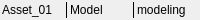
<?xml version="1.0" encoding="UTF-8"?>
<ui version="4.0">
 <class>asset</class>
 <widget class="QWidget" name="asset">
  <property name="geometry">
   <rect>
    <x>0</x>
    <y>0</y>
    <width>200</width>
    <height>20</height>
   </rect>
  </property>
  <property name="sizePolicy">
   <sizepolicy hsizetype="Preferred" vsizetype="Fixed">
    <horstretch>0</horstretch>
    <verstretch>0</verstretch>
   </sizepolicy>
  </property>
  <property name="minimumSize">
   <size>
    <width>166</width>
    <height>20</height>
   </size>
  </property>
  <property name="windowTitle">
   <string>Form</string>
  </property>
  <layout class="QHBoxLayout" name="horizontalLayout">
   <property name="spacing">
    <number>2</number>
   </property>
   <property name="leftMargin">
    <number>2</number>
   </property>
   <property name="topMargin">
    <number>2</number>
   </property>
   <property name="rightMargin">
    <number>2</number>
   </property>
   <property name="bottomMargin">
    <number>2</number>
   </property>
   <item>
    <widget class="QLabel" name="name_label">
     <property name="text">
      <string>Asset_01</string>
     </property>
    </widget>
   </item>
   <item>
    <widget class="Line" name="line">
     <property name="font">
      <font>
       <pointsize>12</pointsize>
      </font>
     </property>
     <property name="frameShadow">
      <enum>QFrame::Plain</enum>
     </property>
     <property name="lineWidth">
      <number>1</number>
     </property>
     <property name="orientation">
      <enum>Qt::Vertical</enum>
     </property>
    </widget>
   </item>
   <item>
    <widget class="QLabel" name="type_label">
     <property name="text">
      <string>Model</string>
     </property>
    </widget>
   </item>
   <item>
    <widget class="Line" name="line_2">
     <property name="frameShadow">
      <enum>QFrame::Plain</enum>
     </property>
     <property name="orientation">
      <enum>Qt::Vertical</enum>
     </property>
    </widget>
   </item>
   <item>
    <widget class="QLabel" name="pipeline_step_label">
     <property name="text">
      <string>modeling</string>
     </property>
    </widget>
   </item>
  </layout>
 </widget>
 <resources/>
 <connections/>
</ui>
